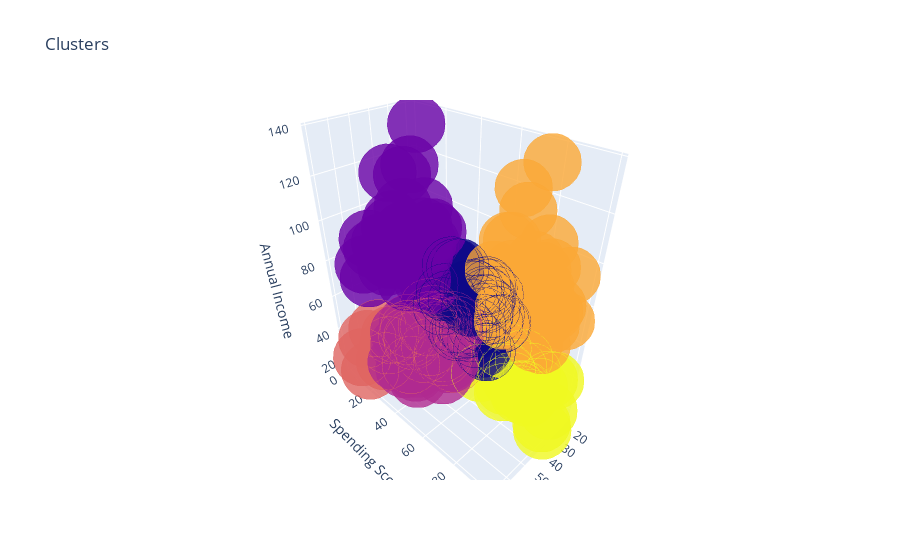

Write notebook code for a chart like this one.
### Code cell
foo['label3'] =  labels3
trace1 = go.Scatter3d(
    x= foo['Age'],
    y= foo['Spending Score (1-100)'],
    z= foo['Annual Income (k$)'],
    mode='markers',
     marker=dict(
        color = foo['label3'], 
        size= 20,
        line=dict(
            color= foo['label3'],
            width= 12
        ),
        opacity=0.8
     )
)
data = [trace1]
layout = go.Layout(
#     margin=dict(
#         l=0,
#         r=0,
#         b=0,
#         t=0
#     )
    title= 'Clusters',
    scene = dict(
            xaxis = dict(title  = 'Age'),
            yaxis = dict(title  = 'Spending Score'),
            zaxis = dict(title  = 'Annual Income')
        )
)
fig = go.Figure(data=data, layout=layout)
py.offline.iplot(fig)

### Figure 1 — Plotly figure (JSON) as saved in the notebook; plotly's stock layout.template omitted (floating-point values rounded to 4 significant figures; data arrays with more than 128 entries replaced by an {"elided": "..."} marker saying what was removed)
{"data": [{"marker": {"color": {"elided": "199 int values"}, "line": {"color": {"elided": "199 int values"}, "width": 12}, "opacity": 0.8, "size": 20}, "mode": "markers", "type": "scatter3d", "x": {"elided": "199 int values"}, "y": {"elided": "199 int values"}, "z": {"elided": "199 int values"}}], "layout": {"scene": {"xaxis": {"title": {"text": "Age"}}, "yaxis": {"title": {"text": "Spending Score"}}, "zaxis": {"title": {"text": "Annual Income"}}}, "title": {"text": "Clusters"}}}
